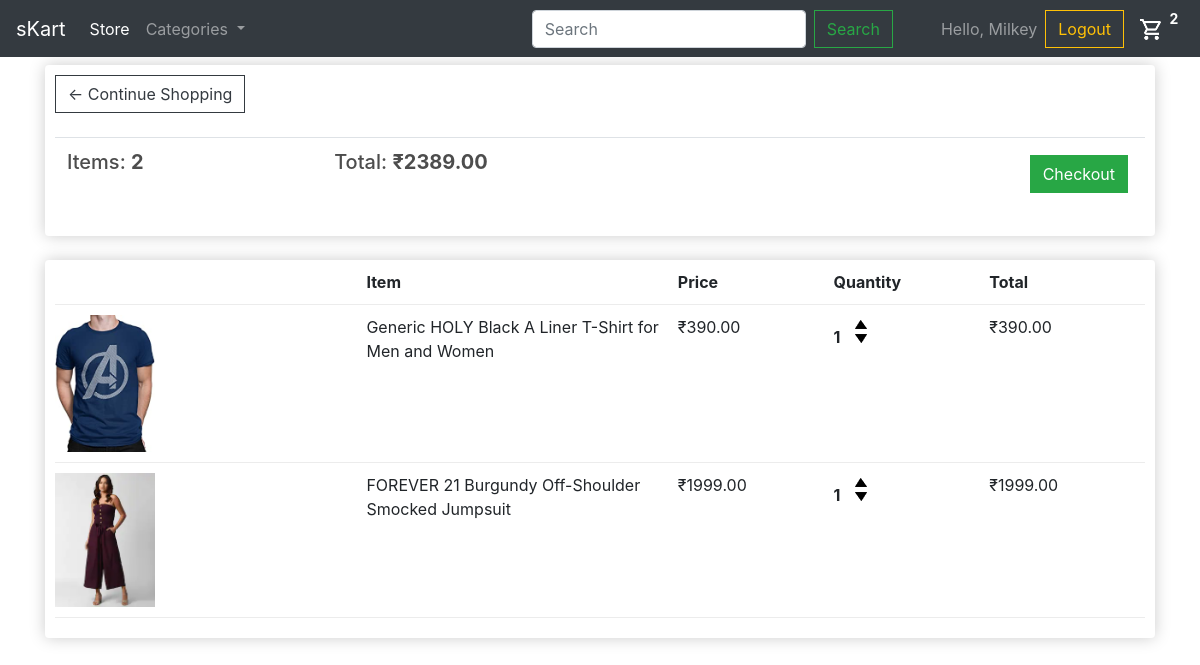
The page /cart/ (signed in) on the database as committed earlier.
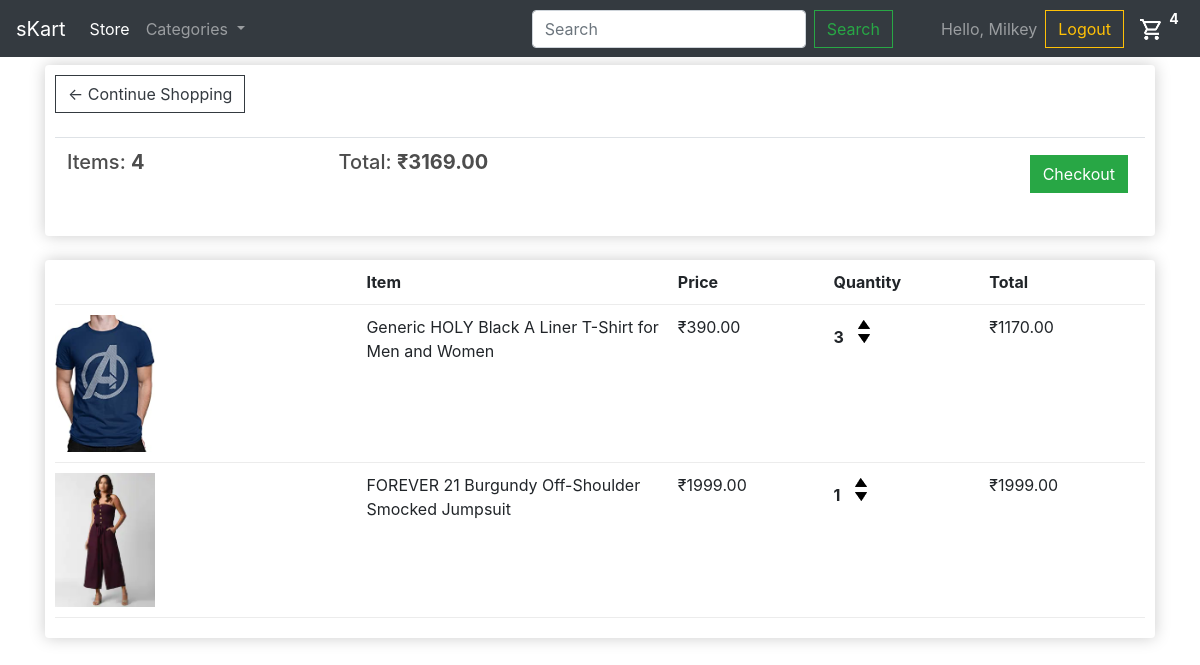
The same page on the database as committed later.
### store/models.py (models this page shows, shortened)
class Order(models.Model):
    customer = models.ForeignKey(User, on_delete=models.SET_NULL, blank=True, null=True)
    date_ordered = models.DateTimeField(auto_now_add=True)
    complete = models.BooleanField(default=False, null=True, blank=False)
    transaction_id = models.CharField(max_length=200, null=True)
    '''
    Returns the total value off all items in cart taking into account the quantity
    of each item
    '''
    @property
    def get_cart_total(self):
        orderitems = self.orderitem_set.all()
        total = sum(item.get_total for item in orderitems)
        return total
    '''
    Returns the sum total of the number of items of each type
    '''
    @property
    def get_cart_items(self):
        orderitems = self.orderitem_set.all()
        total = sum(item.quantity for item in orderitems)
        return total

class OrderItem(models.Model):
    product = models.ForeignKey(Product, on_delete=models.SET_NULL, blank=True, null=True)
    order = models.ForeignKey(Order, on_delete=models.SET_NULL, blank=True, null=True)
    quantity = models.IntegerField(default=0, null=True, blank=True)
    date_added = models.DateTimeField(auto_now_add=True)
    @property
    def get_total(self):
        total = self.product.price * self.quantity
        return total

class Product(models.Model):
    name = models.CharField(max_length=200, null=True)
    price = models.DecimalField(max_digits=7, decimal_places=2)
    digital = models.BooleanField(default=False, null=True, blank=False)
    category = models.CharField(max_length=200, null=True)
    image = models.ImageField(null=True, blank=True)
    @property
    def imageURL(self):
        try:
            url = self.image.url
        except:
            url = ''
        return url

### store/views.py (the view)
# urls.py: path('cart/', views.cart, name = 'cart'),
def cart(request):
    data = cartData(request)
    items = data['items']
    order = data['order']
    cartItems = data['cartItems']
    context = {'items':items, 'order': order, 'cartItems':cartItems}
    return render(request, 'store/cart.html', context)

### store/utils.py (called while the page is built)
def cartData(request):
    if request.user.is_authenticated:
        customer = request.user
        order, created = Order.objects.get_or_create(customer=customer, complete=False)
        items = order.orderitem_set.all()
        cartItems = order.get_cart_items
    else:
        cookieData = cookieCart(request)
        items = cookieData['items']
        order = cookieData['order']
        cartItems = cookieData['cartItems']
    return {'cartItems':cartItems, 'order':order, 'items':items}

### store/templates/store/cart.html
{% extends 'store/main.html' %}
{% load static %}
{% block content %}
  <div class="row">
    <div class="col-lg-12">
      <div class="box-element">
        <a class = "btn btn-outline-dark" href="{% url 'store' %}">&#x2190; Continue Shopping</a>
        <br>
        <br>
        <table class = "table">
          <tr>
            <th><h5>Items: <strong>{{ order.get_cart_items }}</strong></h5></th>
            <th><h5>Total: <strong>&#8377;{{ order.get_cart_total|floatformat:2 }}</strong></h5></th>
            <th>
              <a style = "float:right; margin:5px" class = "btn btn-success"
                  href="{% url 'checkout' %}">Checkout</a>
            </th>
          </tr>
        </table>
      </div>
      <br>
      <div class="box-element">
        <div class="cart-row">
          <div style="flex:2"></div>
          <div style="flex:2"><strong>Item</strong></div>
          <div style="flex:1"><strong>Price</strong></div>
          <div style="flex:1"><strong>Quantity</strong></div>
          <div style="flex:1"><strong>Total</strong></div>
        </div>
        {% for item in items %}
        <div class="cart-row">
          <div style="flex:2"><img class = "row-image" src="{{ item.product.imageURL }}"></div>
          <div style="flex:2">{{ item.product.name }}</div>
          <div style="flex:1">&#8377;{{ item.product.price|floatformat:2 }}</div>
          <div style="flex:1">
            <p class = "quantity">{{ item.quantity }}</p>
            <div class="quantity">
              <img data-product={{item.product.id}} data-action="add" class = "chg-quantity update-cart" src="{% static 'images/arrow-up.png' %}">
              <img data-product={{item.product.id}} data-action="remove" class = "chg-quantity update-cart" src="{% static 'images/arrow-down.png' %}">
            </div>
          </div>
          <div style="flex:1">&#8377;{{ item.get_total }}</div>
        </div>
        {% endfor %}
      </div>
    </div>
  </div>
{% endblock %}

### store/templates/store/main.html (shortened to what this page needs)
<!DOCTYPE html>
{% load static %}
<html lang="en" dir="ltr">
  <head>
    <link rel="stylesheet" href="https://maxcdn.bootstrapcdn.com/bootstrap/4.0.0/css/bootstrap.min.css">
    <link rel="stylesheet" type = "text/css" href="{% static 'css/main.css' %}">
    <link rel="stylesheet" href="{% static 'css/owl.carousel.min.css' %}">
  </head>
  <body>
    <nav class="navbar navbar-expand-lg navbar-dark bg-dark fixed-top">
      <a class="navbar-brand" href="{% url 'home' %}">sKart</a>
      <div class="collapse navbar-collapse" id="navbarSupportedContent">
        <ul class="navbar-nav mr-auto">
          <li class="nav-item active">
            <a class="nav-link" href="{% url 'store' %}">Store<span class="sr-only">(current)</span></a>
          </li>
          <li class="nav-item dropdown">
            <a class="nav-link dropdown-toggle" href="#" id="navbarDropdown" role="button" data-toggle="dropdown" aria-haspopup="true" aria-expanded="false">
              Categories
            </a>
          </li>
        </ul>
        <form class="form-inline my-2 my-lg-0 mr-5">
          <input class="form-control mr-sm-2" type="search" placeholder="Search" aria-label="Search">
          <button class="btn btn-outline-success my-2 my-sm-0" type="submit">Search</button>
        </form>
        <div class="form-inline my-2 my-lg-0">
          {% if user.is_authenticated %}
            <span class="navbar-text mr-2">
              Hello, {{ user.username }}
            </span>
            <a href="{% url 'logout' %}" class="btn btn-outline-warning">Logout</a>
          {% else %}
            <a href="{% url 'register' %}" class="btn btn-info mr-2">Register</a>
            <a href="{% url 'user_login' %}" class="btn btn-outline-warning">Login</a>
          {% endif %}
  	     	<a href="{% url 'cart' %}">
  	    		<img id="cart-icon" src="{% static 'images/shopping_cart_24dp.png' %}">
  	    	</a>
  	    	<p id="cart-total">{{ cartItems }}</p>
  	    </div>
      </div>
    </nav>
    <div class="container">
      {% block content %}
      {% endblock %}
    </div>
  </body>
</html>

### static/css/main.css (style rules this page uses)
body { padding-top: 55px; }
h1,h2,h3,h4,h5,h6 { color:hsl(0, 0%, 30%); }
.box-element { box-shadow:hsl(0, 0%, 80%) 0 0 16px; background-color: #fff; border-radius: 4px; padding: 10px; }
#cart-icon { width:25px; display: inline-block; margin-left: 15px; }
#cart-total { display: block; text-align: center; color:#fff; font-weight: bold; width: 20px; height: 25px; border-radius: 50%; font-size: 14px; }
.col-lg-4, .col-lg-6, .col-lg-8, .col-lg-12 { margin-top: 10px; }
.btn { border-radius: 0; }
.row-image { width: 100px; }
.cart-row { display: flex; align-items: flex-stretch; padding-bottom: 10px; margin-bottom: 10px; border-bottom: 1px solid #ececec; }
.quantity { display: inline-block; font-weight: 700; padding-right:10px; }
.chg-quantity { width: 12px; cursor: pointer; display: block; margin-top: 5px; transition:.1s; }

Rows that differ between the two databases and show on the page:
changed through a linked row, Order: get_cart_items "2" → "4"; get_cart_total "2389.00" → "3169.00"
changed OrderItem "Generic HOLY Black A Liner T-Shirt for Men and Women": quantity "1" → "3"; get_total "390.00" → "1170.00"
Other text that changed with them:
{{ cartItems }}: "2" → "4"
